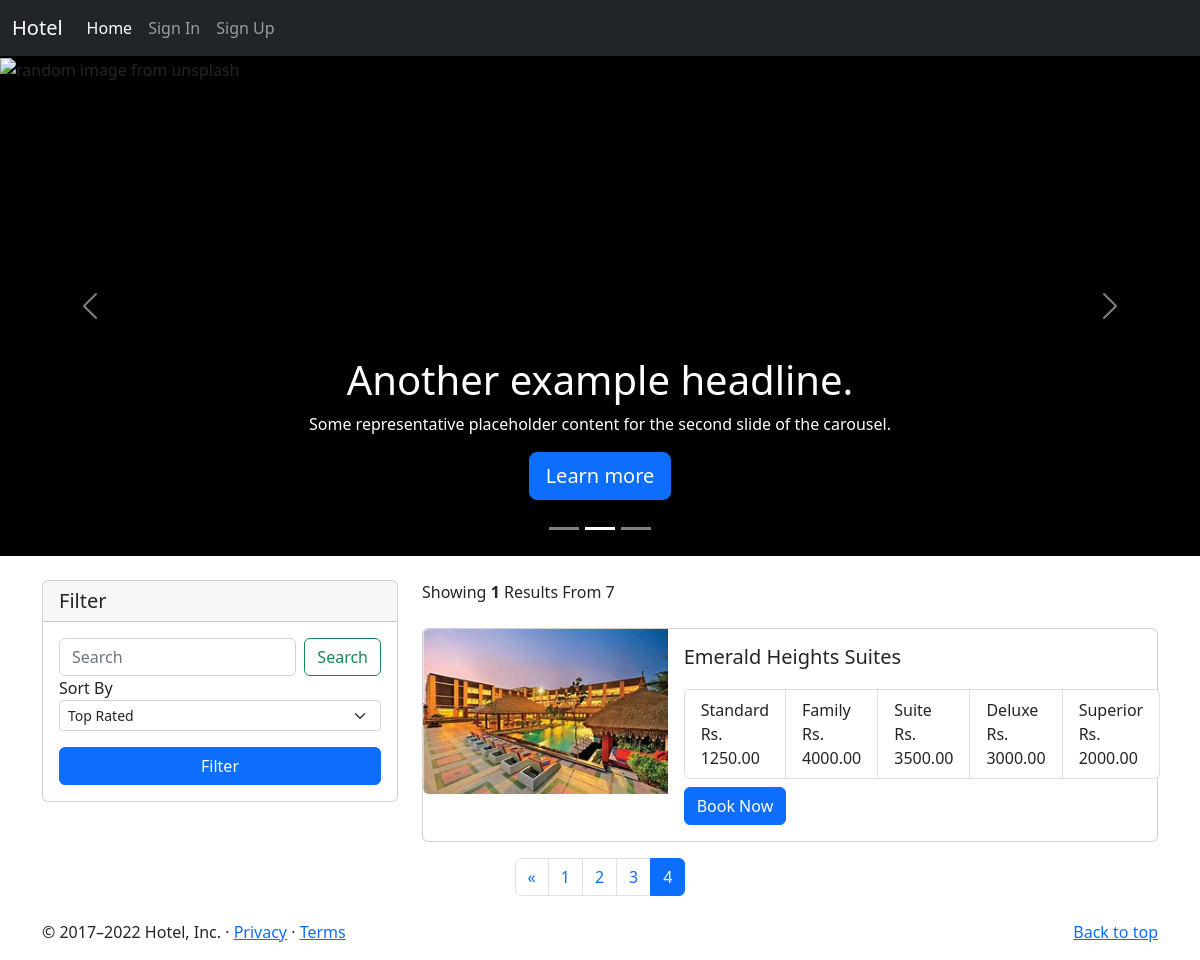
/?d=10&page=5, run on an earlier commit of the app's database.
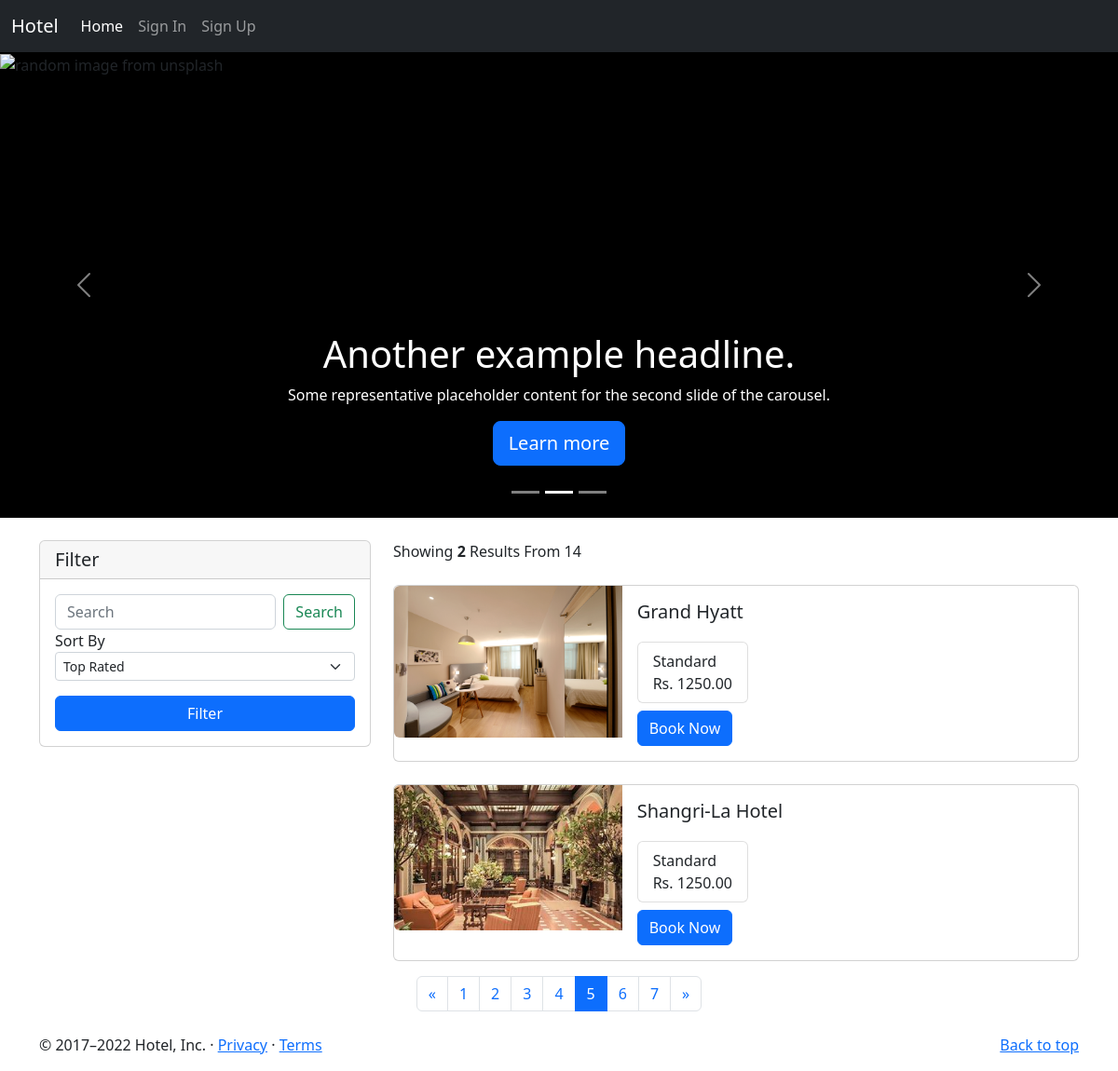
And on a later commit of the database.
### home/models.py (models this page shows, shortened)
class Hotel(models.Model):
    location = models.ForeignKey('home.Location', on_delete=models.CASCADE)
    name            = models.CharField(max_length=100 , unique=True)
    stars           = models.PositiveSmallIntegerField(validators=[MinValueValidator(1),MaxValueValidator(5)])
    is_suspended    = models.BooleanField(default=False)
    is_premium      = models.BooleanField(default=False)
    room_count      = models.PositiveIntegerField(default=0)

class HotelImages(models.Model):
    hotel= models.ForeignKey(Hotel ,related_name="images", on_delete=models.CASCADE)
    images = models.ImageField(upload_to="hotels")

class Room(models.Model):
    class RoomType(models.TextChoices):
        STANDARD = 'Standard'
        SUPERIOR = 'Superior'
        DELUXE = 'Deluxe'
        SUITE = 'Suite'
        FAMILY = 'Family'
    hotel = models.ForeignKey(Hotel, on_delete=models.CASCADE, related_name='rooms')
    amenities = models.ManyToManyField(Amenity, related_name='room', blank=True)  # Many-to-many relation to Amenity
    room_number = models.IntegerField(default=0)
    is_Booked = models.BooleanField(default=False)
    room_type = models.CharField(max_length=100, choices=RoomType.choices)
    price_per_night = models.DecimalField(decimal_places=2, max_digits=10 ,  validators=[MinValueValidator(Decimal('0.01'))])

### home/views.py (the view, shortened to what this page needs)
# urls.py: path('', index, name='index'),
def index(request):
    amenities = Amenity.objects.all()
    hotels = Hotel.objects.all()
    total_hotels = len(hotels)
    selected_amenities = request.GET.getlist('selectAmenity')
    sort_by = request.GET.get('sortSelect')
    search = request.GET.get('searchInput')
    startdate = request.GET.get('startDate')
    enddate = request.GET.get('endDate')
    price = request.GET.get('price')
    if selected_amenities:
        hotels = hotels.filter(
            amenities__name__in=selected_amenities).distinct()
    if sort_by:
        if sort_by == 'low_to_high':
            hotels = hotels.annotate(min_price=Min('rooms__price_per_night')).order_by('min_price')
        elif sort_by == 'high_to_low':
            hotels = hotels.annotate(max_price=Max('rooms__price_per_night')).order_by('-max_price')
    hotels = hotels.distinct()
    p = Paginator(hotels, 2)
    page_no = request.GET.get('page')
    hotels = p.get_page(1)
    if page_no:
        hotels = p.get_page(page_no)
    no_of_pages = list(range(1, p.num_pages + 1))
    date = datetime.today().strftime('%Y-%m-%d')
    context = {
        'amenities': amenities,
        'hotels': hotels,
        'sort_by': sort_by,
        'search': search,
        'selected_amenities': selected_amenities,
        'no_of_pages': no_of_pages,
        'max_price': price,
        'startdate': startdate,
        'enddate': enddate,
        'date': date,
        'total_hotels': total_hotels
    }
    return render(request, 'home/index.html', context)

### home/templatetags/coustom_tags.py (called while the page is built)
def  modify_url(value):
    if value == '/':
        value += "?d=10"
    return value

@register.filter
def unique_room_types_with_prices(rooms):
    unique_rooms = {}
    for room in rooms:
        if room.room_type not in unique_rooms:
            unique_rooms[room.room_type] = room.price_per_night
    return list(unique_rooms.items())

### templates/home/index.html (shortened to what the changed rows need)
{% extends 'home/base.html' %}
{% load coustom_tags %}
{% block body %}
<main>
    <div id="myCarousel" class="carousel slide" data-bs-ride="carousel">
        <div class="carousel-inner">
            <div class="carousel-item active">
                <div class="container">
                    <div class="carousel-caption">
                        <h1>Another example headline.</h1>
                    </div>
                </div>
            </div>
        </div>
    </div>
    <main>
        <div class="container mt-4">
            <div class="row margin-auto">
                <div class="col-8 ">
                    <div class="col-5">
                        Showing <span class="fw-bold">{{hotels|length}}</span> Results From {{total_hotels}}
                    </div>
                    <div class="">
                        {% for hotel in hotels.object_list %}
                        <div class="card mb-3 mt-4" style="max-width: 1000px;">
                            <div class="row g-0">
                                <div class="col-md-4">
                                    <a href="/hotel/{{hotel.id}}">
                                        <img src="/media/{{hotel.images.first.images}}" class="img-fluid rounded-start" alt="...">
                                    </a>
                                </div>
                                <div class="col-md-8">
                                    <div class="card-body">
                                        <h5 class="card-title">{{hotel.name}}</h5>
                                        <ul class="list-group list-group-horizontal">
                                            {% for room_type, price in hotel.rooms.all|unique_room_types_with_prices %}
                                            <li class="list-group-item mt-1 mr-1">
                                                {{ room_type|title }} <br> Rs. {{ price }}
                                            </li>
                                            {% endfor %}
                                        </ul>
                                        <a href="/hotel/{{hotel.id}}" class="btn btn-primary mt-2">
                                            Book Now
                                        </a>
                                    </div>
                                </div>
                            </div>
                        </div>
                        {% endfor %}
                    </div>
                </div>
            </div>
        </div>
        <nav>
            <ul class="pagination justify-content-center">
                {% for i in no_of_pages %}
                <li class="page-item"><a class="page-link {% if i == hotels.number %} active {% endif %}" href="{{request.get_full_path|modify_url}}&page={{i}}"
                >{{i}}</a></li>
                {% endfor %}
                {% if hotels.has_next %}
                <li class="page-item">
                    <a class="page-link" href="{{request.get_full_path|modify_url}}&page={{hotels.next_page_number}}" aria-label="Next">
                        <span aria-hidden="true">&raquo;</span>
                    </a>
                </li>
                {% endif %}
            </ul>
        </nav>
    </main>
</main>
{% endblock body %}

What changed in the data, as far as the page shows it:
no longer on this page (row unchanged): Hotel: images.first.images (picture), name "Emerald Heights Suites"
no longer on this page (row unchanged): Room: rooms "Family", rooms "4000.00"
no longer on this page (row unchanged): Room: rooms "Suite", rooms "3500.00"
no longer on this page (row unchanged): Room: rooms "Deluxe", rooms "3000.00"
no longer on this page (row unchanged): Room: rooms "Superior", rooms "2000.00"
added Hotel: images.first.images (picture), name "Grand Hyatt"
added Hotel: images.first.images (picture), name "Shangri-La Hotel"
added Room: rooms "Standard", rooms "1250.00"
Also different on the page:
{{ hotels|length }}: "1" → "2"
{{ total_hotels }}: "7" → "14"
new list line: "5"
new list line: "6"
new list line: "7"
